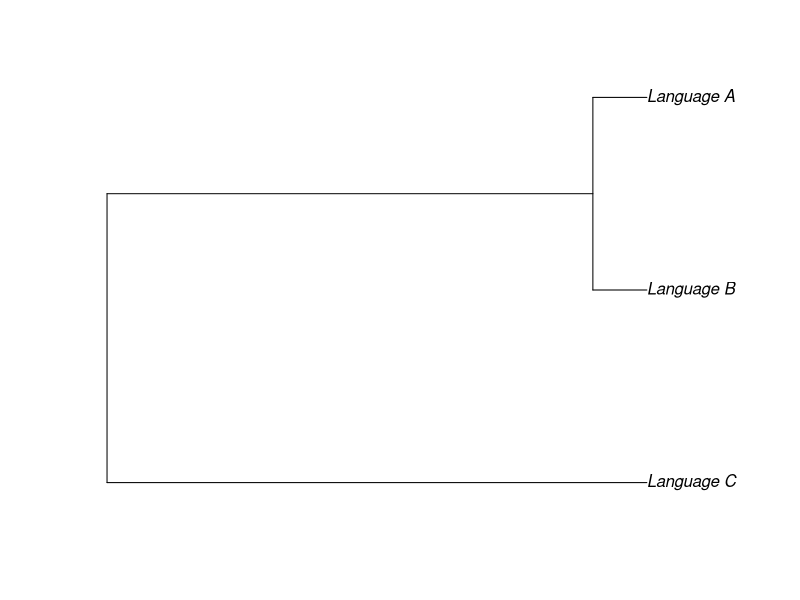
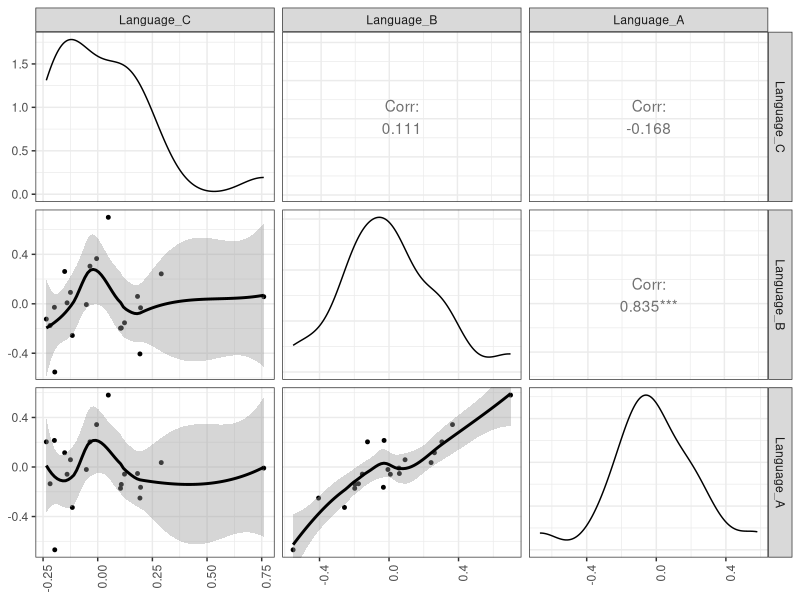
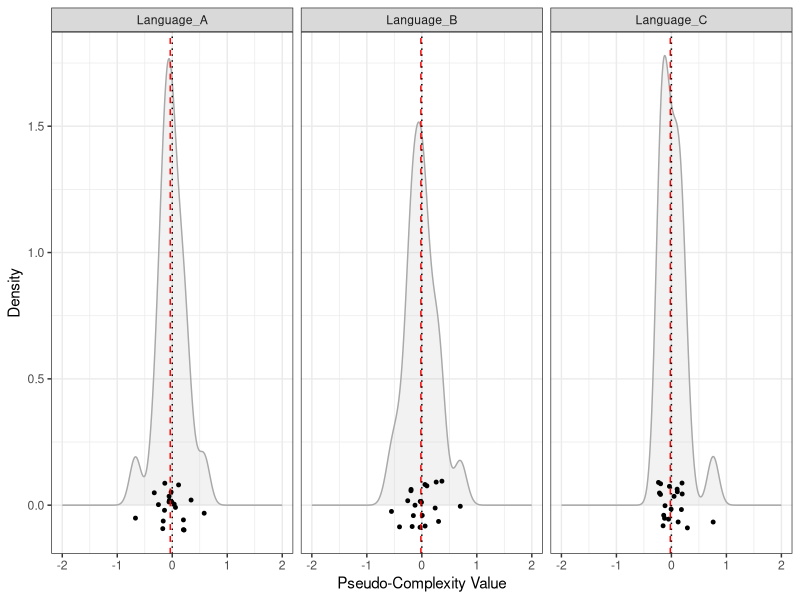
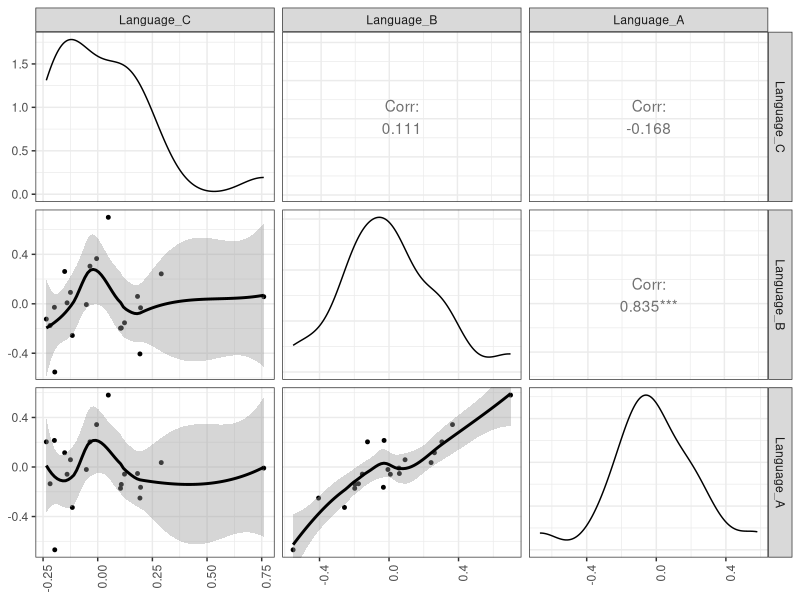
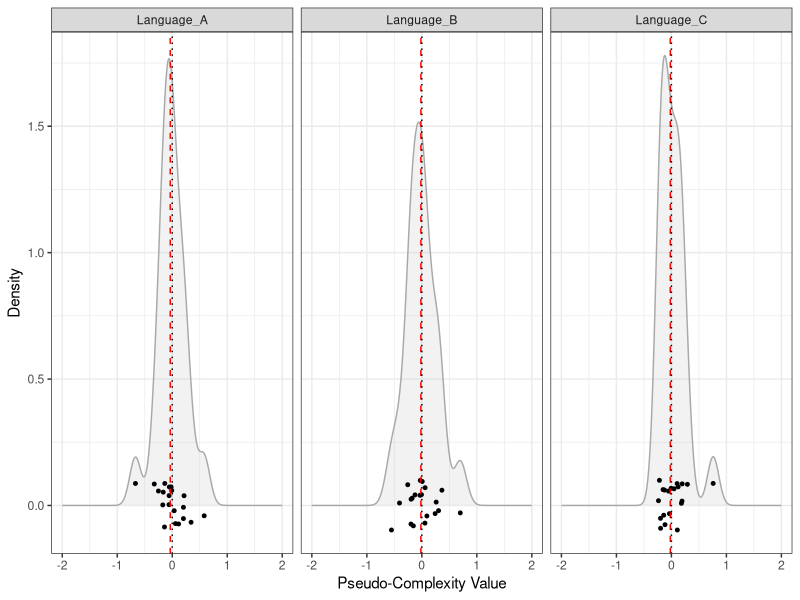

The R script that drew these images, in order: (Note: this script raises an error after producing the figures.)
## ---- chunk 1
knitr::opts_chunk$set(echo = TRUE)
## ---- chunk 2
library(ape)
library(phytools)
library(GGally)
library(tidyr)
library(plyr)
library(scales)
library(rstatix)
## ---- chunk 3
# create Newick tree as text string
text.string <- "(Language_C:10, (Language_B:1, Language_A:1):9);"
tree <- read.tree(text = text.string) # conversion to object of type ``list'' 
plot(tree)
## ---- chunk 4
# define variance of diffusion process
sig2 = 0.01 # this variance setting is copied from Revell (2016) 
# define number of BM simulations
nsim = 20
# set the seed for random number generation in order to get the same result
# when the code is re-run
set.seed(1)
# simulate Brownian motion on a tree with fastBM()
simulation <- fastBM(tree, mu = 0, sig2 = sig2, internal = F, nsim = nsim)
## ---- chunk 5
simulation.df <- as.data.frame(t(simulation)) 
# the t() function is transposing the rows and columns
cor.plot <- ggpairs(simulation.df, 
                        lower = list(continuous = wrap("smooth_loess", size = 1)), 
                        upper = list(continuous = wrap('cor', method = "spearman"))) +
                        theme_bw() +
                        theme(axis.text.x = element_text(angle = 90, hjust = 1))
print(cor.plot)
## ---- chunk 6
ggsave("Figures/BM_CorPlot.pdf", cor.plot, dpi = 300, scale = 1, 
       device = cairo_pdf)
## ---- chunk 7
simulation.df.long <- gather(simulation.df, key = language, value = value, Language_A:Language_C)
head(simulation.df.long)
## ---- chunk 8
# get mean values for each language
mu <- ddply(simulation.df.long, "language", summarise, grp.mean = mean(value, na.rm = T))
# get median values for each language
med <- ddply(simulation.df.long, "language", summarise, grp.median = median(value, na.rm = T))
# get standard deviation values for each language
sdev <- ddply(simulation.df.long, "language", summarise, grp.sd = sd(value, na.rm = T)) 
## ---- chunk 9
density.plot <- ggplot(simulation.df.long, aes(x = value)) + 
 # histograms could be added as well here (or instead of the density distributions)
 # geom_histogram(aes(y = ..density..), colour = "white", fill = "light grey",
                # binwidth = 0.1) + 
 geom_density(alpha = .2, fill = "grey", color = "darkgrey") +
 geom_jitter(data = simulation.df.long, aes(x = value, y = 0), 
             size = 1, height = 0.1, width = 0) + # add some jitter to prevent overplotting 
 facet_wrap(~ language) +
 # geom_vline(data = mu, aes(xintercept=grp.mean),
 #          linetype = "dotted", color = "blue") +
 geom_vline(data = med, aes(xintercept = grp.median),
             linetype = "dashed", color = "red") +
 geom_vline(aes(xintercept = 0), linetype = "dotted") +
 labs(x = "Pseudo-Complexity Value", y = "Density") +
 xlim(-2, 2) +
 theme_bw()
print(density.plot)
## ---- chunk 10
ggsave("Figures/BM_simulation_densities.pdf", density.plot, dpi = 300, scale = 1, 
       device = cairo_pdf)
## ---- chunk 11
stats.df <- cbind(mu, med[, 2], sdev[, 2])
colnames(stats.df) <- c("language", "mu", "med", "sdev")
stats.df.sorted <- stats.df[order(-stats.df$med), ]
# round values to two decimal places,  the "-1" excludes column 1
stats.df.sorted[, -1] <- round(stats.df.sorted[, -1], 2) 
print(stats.df.sorted)
## ---- chunk 12
write.csv(stats.df.sorted, file = "Tables/BMsimulation_descriptiveStats.csv", row.names = F)
## ---- chunk 13
ggplot(simulation.df.long, aes(sample = value)) + stat_qq()
## ---- chunk 14
p.values <- pairwise.t.test(simulation.df.long$value, simulation.df.long$language, 
                     paired = T, p.adjust.method = "holm") 
p.values
## ---- chunk 15
effect.sizes <- cohens_d(simulation.df.long, value ~ language, paired = T)
print(effect.sizes)
## ---- chunk 16
effect.sizes.plot <- ggplot(as.data.frame(effect.sizes), aes(group1, group2)) +
  geom_tile(aes(fill = abs(effsize)), color = "white") +
  scale_fill_gradient2(low = "light blue", mid = "light grey", high = "red", 
                       midpoint = 0.5, limit = c(0,1.5)) +
  geom_text(aes(label = round(abs(effsize), 2))) +
  labs(x = "", y = "") +
  theme_minimal() +
  theme(axis.text.x = element_text(angle = 90, hjust = 1))
effect.sizes.plot
## ---- chunk 17
ggsave("Figures/BMsimulation_effectSizes.pdf", effect.sizes.plot, dpi = 300, scale = 1, 
       device = cairo_pdf)
